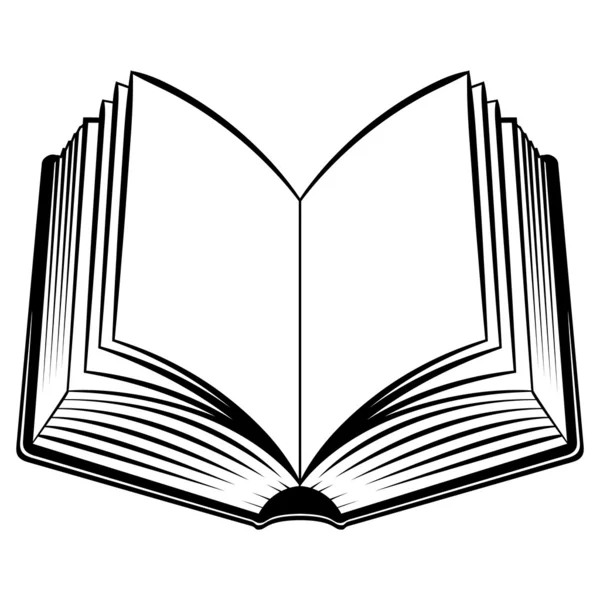
#> input picture UParser/pic.jpg, 600 x 600 px
$ python main.py
#> lines starting #> are read from the running program, lines starting #| are printed output that depends on the picture
### UParser/pic.py
from PIL import Image, ImageEnhance
from art import text2art
import os

def ascii_art(image_path, new_width=55, contrast_factor=1.0):
    # Mapeamento de escala de cinza com caracteres de blocos
#> called with image_path = 'pic.jpg', new_width = 55, contrast_factor = 1
    chars = ["█", "▓", "▒", "░", " "]
    num_chars = len(chars)

    # Abrindo a imagem
    img = Image.open(image_path)
#> img is the input picture: PIL image 600x600 RGB; mean R, G, B 218.7, 218.7, 218.7

    # Convertendo para escala de cinza
    img = img.convert('L')
#> img: PIL image 600x600 L

    # Aumentando o contraste
    enhancer = ImageEnhance.Contrast(img)
    img = enhancer.enhance(contrast_factor)

    # Redimensionando a imagem mantendo a proporção
    width, height = img.size
#> width = 600; height = 600
    aspect_ratio = height / float(width)
#> aspect_ratio = 1
    new_height = int(aspect_ratio * new_width * 0.45)
#> new_height = 24
    img = img.resize((new_width, new_height))
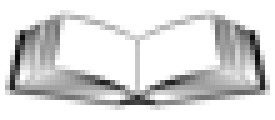
#> img: PIL image 55x24 L (shown 5 times larger); min 9, max 255, mean 217.8

    # Convertendo pixels para caracteres ASCII
    pixels = img.getdata()
    ascii_str = ""
    for pixel in pixels:
        ascii_str += chars[pixel * num_chars // 256]
#> this loop made 1320 passes
#> ascii_str on passes 1 to 3: ' ', '  ', '   '

    ascii_str_len = len(ascii_str)
#> ascii_str_len = 1320

    # Dividindo a string ASCII em várias linhas de acordo com a largura
    ascii_img = "\n".join([ascii_str[i:i+new_width] for i in range(0, ascii_str_len, new_width)])

    return ascii_img

def print_centered_ascii_art(image_path, new_width=55, contrast_factor=1.0):
    ascii_img = ascii_art(image_path, new_width, contrast_factor)

    # Obtém a largura do terminal
#> (the run stopped early here; a loop or call above may not have finished)
